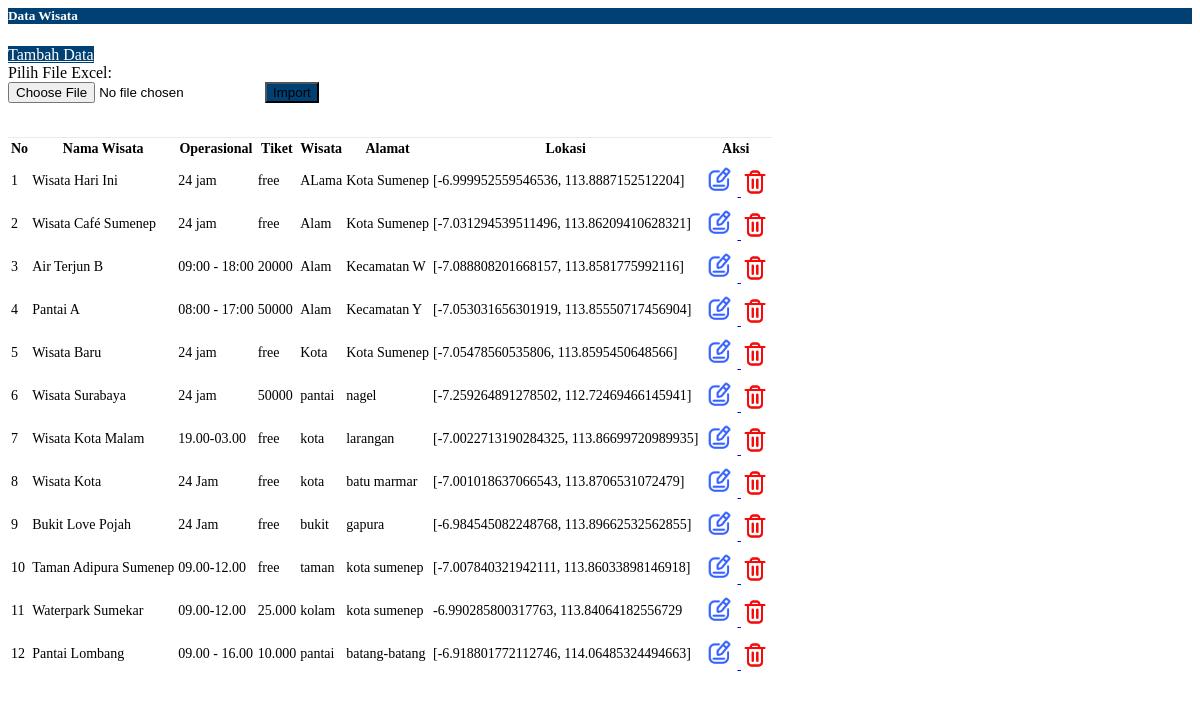
The app's page /backend/admin/wisata/index.php, older data.
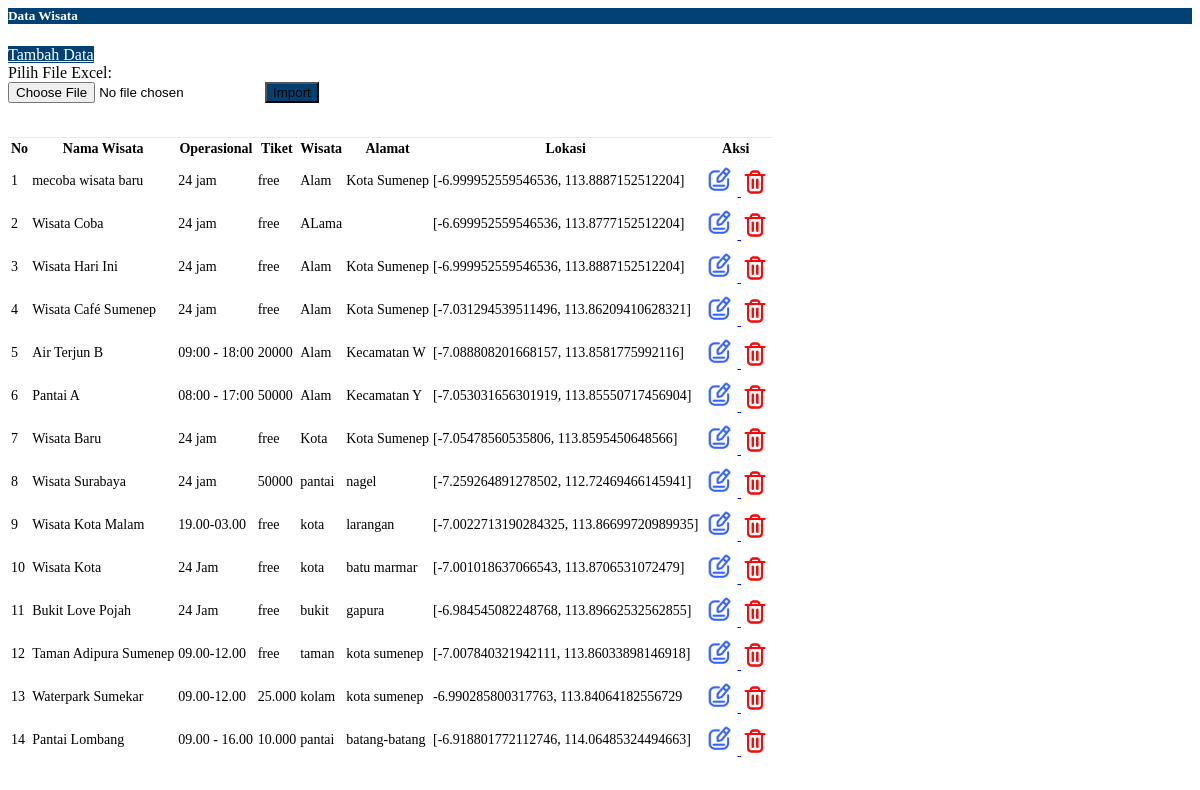
The same page, newer data.
### tables this page shows
CREATE TABLE `wisata` (
  `id` int(11) NOT NULL,
  `nama_wisata` varchar(255) DEFAULT NULL,
  `operasional` varchar(255) DEFAULT NULL,
  `harga_tiket` varchar(255) NOT NULL,
  `deskripsi` text DEFAULT NULL,
  `gambar` text DEFAULT NULL,
  `gambar1` text DEFAULT NULL,
  `gambar2` text DEFAULT NULL,
  `gambar3` text DEFAULT NULL,
  `gambar4` text DEFAULT NULL,
  `gambar5` text DEFAULT NULL,
  `gambar6` varchar(255) NOT NULL,
  `gambar7` varchar(255) NOT NULL,
  `gambar8` varchar(255) NOT NULL,
  `gambar9` varchar(255) NOT NULL,
  `kec` varchar(255) NOT NULL,
  `latlng` varchar(255) DEFAULT NULL,
  `kategori` varchar(255) NOT NULL,
  `status` varchar(255) NOT NULL,
  `created_at` timestamp NOT NULL DEFAULT current_timestamp(),
  `updated-at` timestamp NOT NULL DEFAULT current_timestamp()
);

### backend/admin/wisata/index.php (the view, shortened to what this page needs)
<div class="card card-info mt-3" id="card-data">
    <div class="card-header" style="background-color: #004072;">
        <h5 class="card-title" style="color: #fff;">
            <i class="fa fa-table"></i> Data Wisata
        </h5>
    </div>
    <div class="card-body">
        <div>
            <a href="?page=add-wisata" class="btn" style="background-color: #004072; color: #fff;">
                <i class="fa fa-edit"></i> Tambah Data</a>
            <div class="kotak-form-user col-12">
                <div class="mb-2 kotak-input-user">
                    <form action="" method="post" enctype="multipart/form-data">
                        <label for="excelFile" class="col-form-label">Pilih File Excel:</label>
                        <div class="input-group">
                            <input type="file" name="excelFile" id="excelFile" accept=".xls,.xlsx,.csv" class="form-control" required>
                            <button class="btn text-white" style="background-color: #004072;" type="submit" name="import">Import</button>
                        </div>
                    </form>
                </div>
            </div>
        </div>
        <div class="table-responsive">
            <br>
            <link rel="stylesheet" type="text/css" href="https://cdn.datatables.net/1.11.5/css/jquery.dataTables.css">
            <table id="example" class="table table-bordered table-striped" style="font-size: 14px; border-top:1px solid #eaeaea;"">
                <thead>
                    <tr>
                        <th class="text-center">No</th>
                        <th class="text-center">Nama Wisata</th>
                        <th class="text-center">Operasional</th>
                        <th class="text-center">Tiket</th>
                        <th class="text-center">Wisata</th>
                        <th class="text-center">Alamat</th>
                        <th class="text-center">Lokasi</th>
                        <th class="text-center">Aksi</th>
                    </tr>
                </thead>
                <tbody>
                    <?php
                    $no = 1;
                    $result = mysqli_query($koneksi, 'SELECT * from wisata order by id desc');
                    while ($data = mysqli_fetch_assoc($result)) { ?>
                        <tr>
                            <td class="text-center">
                                <?php echo $no++; ?>
                            </td>
                            <td class="text-center">
                                <?php echo $data['nama_wisata']; ?>
                            </td>
                            <td class="text-center">
                                <?php echo $data['operasional']; ?>
                            </td>
                            <td class="text-center">
                                <?php echo $data['harga_tiket']; ?>
                            </td>
                            <td class="text-center">
                                <?php echo $data['kategori']; ?>
                            </td>
                            <td class="text-center">
                                <?php echo $data['kec']; ?>
                            </td>
                            <td class="text-center">
                                <?php echo $data['latlng']; ?>
                            </td>
                            <td>
                                <div class="action d-flex">
                                    <a href="?page=edit-wisata&kode=<?php echo $data['id']; ?>" title="Ubah" class="">
                                        <img src="assets/img/icon_action/edit.png" alt="edit" width="35">
                                    </a>
                                    <a href="?page=del-wisata&kode=<?php echo $data['id']; ?>&photo=<?= $data['gambar']; ?>&photo1=<?= $data['gambar1']; ?>&photo2=<?= $data['gambar2']; ?>&photo3=<?= $data['gambar3']; ?>" onclick="return confirm('Apakah anda yakin hapus data ini ?')" title="Hapus" class="mt-1">
                                        <img src="assets/img/icon_action/trash.png" alt="trash" width="28">
                                    </a>
                                </div>
                            </td>
                        </tr>
                    <?php
                    }
                    ?>
                </tbody>
            </table>
        </div>
    </div>
</div>

Row changes from the older to the newer data that the page shows:
added wisata: nama_wisata "mecoba wisata baru", operasional "24 jam", harga_tiket "free", kategori "Alam", kec "Kota Sumenep", latlng "[-6.999952559546536, 113.8887152512204]"
added wisata: nama_wisata "Wisata Coba", operasional "24 jam", harga_tiket "free", kategori "ALama", latlng "[-6.699952559546536, 113.8777152512204]"
changed wisata "Wisata Hari Ini": kategori "ALama" → "Alam"
